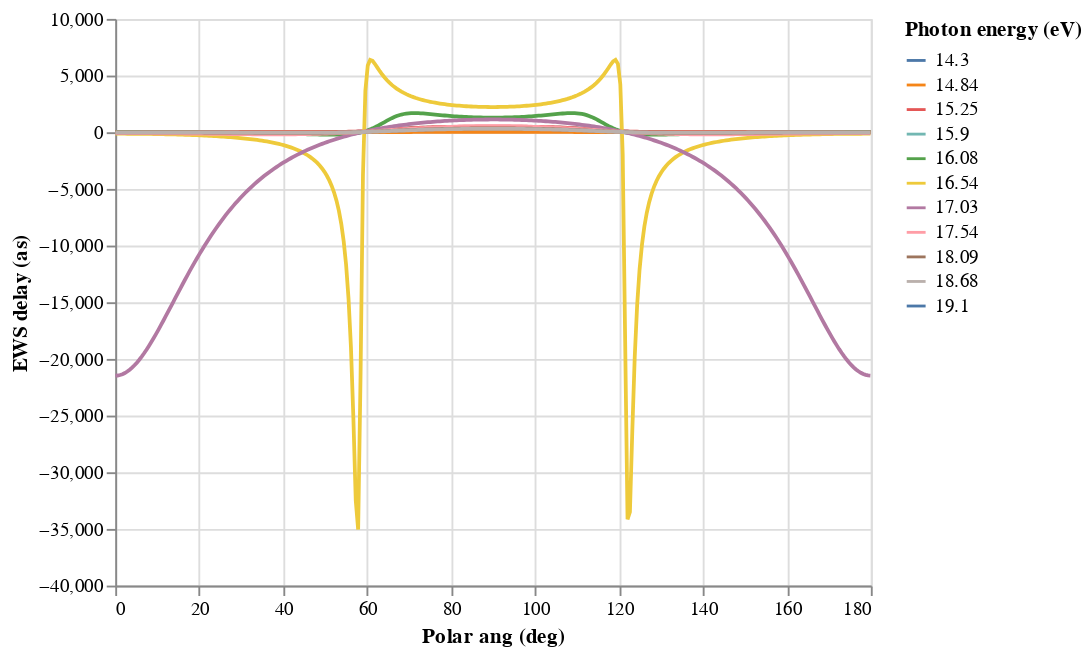

Write notebook code for a chart like this one.
### Code cell
(
    alt
    .Chart(data)
    .mark_line()
    .encode(
        x="Polar ang (deg):Q",
        y="EWS delay (as):Q",
        color="Photon energy (eV):N",
        )
    .interactive(bind_x=False)
)

### Figure 1 — Vega-Lite specification as saved in the notebook (floating-point values rounded to 4 significant figures; data arrays with more than 128 entries replaced by an {"elided": "..."} marker saying what was removed)
{"$schema": "https://vega.github.io/schema/vega-lite/v2.6.0.json", "config": {"view": {"height": 300, "width": 400}}, "data": {"name": "data-491fdae0b87205bbeb59a488f88cd0e8"}, "datasets": {"data-491fdae0b87205bbeb59a488f88cd0e8": {"elided": "3465 records"}}, "encoding": {"color": {"field": "Photon energy (eV)", "type": "nominal"}, "x": {"field": "Polar ang (deg)", "type": "quantitative"}, "y": {"field": "EWS delay (as)", "type": "quantitative"}}, "mark": "line", "selection": {"selector004": {"bind": "scales", "encodings": ["y"], "mark": {"fill": "#333", "fillOpacity": 0.125, "stroke": "white"}, "on": "[mousedown, window:mouseup] > window:mousemove!", "resolve": "global", "translate": "[mousedown, window:mouseup] > window:mousemove!", "type": "interval", "zoom": "wheel!"}}}
